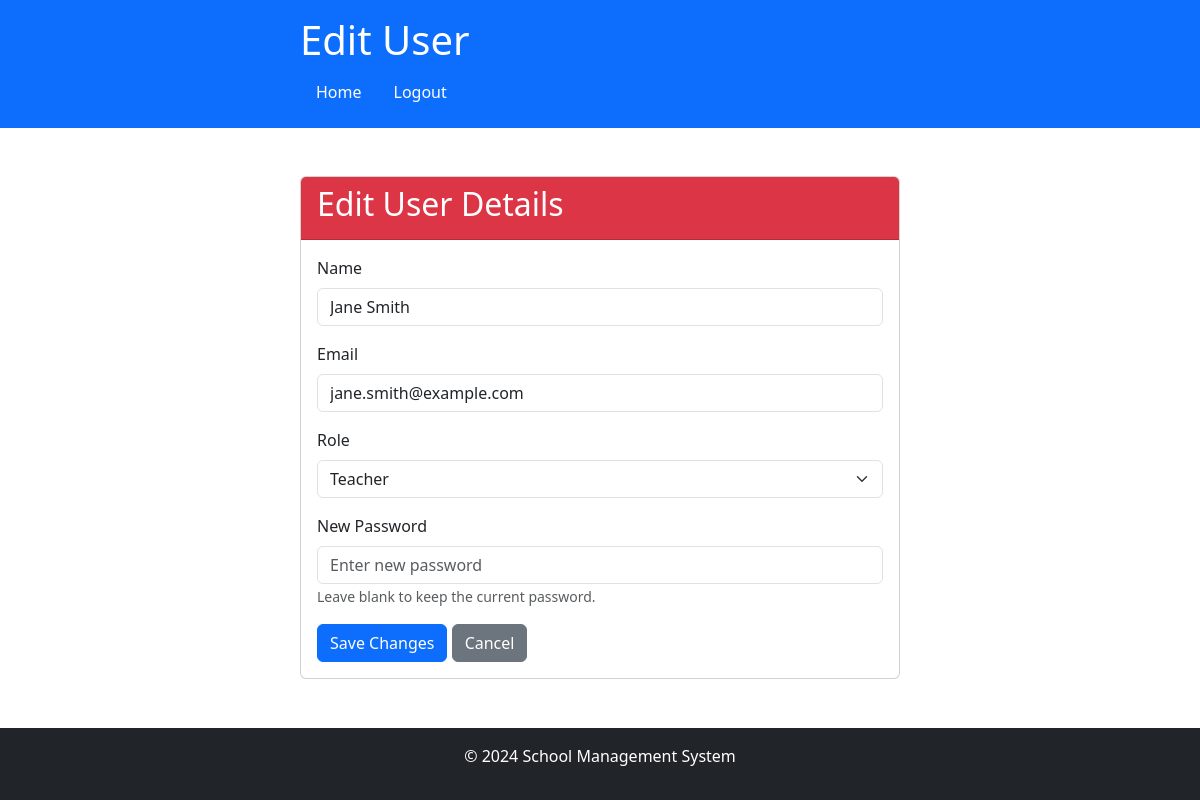
Page /admin/edit_user/user2 (signed in) on the committed database.
### app/models/models.py (models this page shows)
class User(UserMixin, db.Model):
    __tablename__ = 'User'
    id = db.Column('Id', db.String, primary_key=True, default=lambda: str(uuid4()))  # Generate UUIDs as strings
    name = db.Column('Name', db.String, nullable=False)
    password = db.Column('Password', db.String, nullable=False)
    role_id = db.Column('RoleId', db.String, db.ForeignKey('Role.Id', ondelete='SET NULL'))
    email = db.Column('Email', db.String, nullable=False)
    role = db.relationship('Role', back_populates='users')
    created_fee_records = relationship('FeeRecord', back_populates='created_by_user')

class Role(db.Model):
    __tablename__ = 'Role'
    id = db.Column('Id', db.String, primary_key=True)
    role_name = db.Column('RoleName', db.String, nullable=False)
    users = relationship('User', back_populates='role')

### app/routes/admin_routes.py (the view, shortened to what this page needs)
@admin.route('/edit_user/<string:user_id>', methods=['GET', 'POST'])
@login_required
def edit_user(user_id):
    user = User.query.filter_by(id=user_id).first_or_404()  # Use filter_by to query by string ID
    roles = Role.query.all()  # Assuming you have a Role model for user roles
    return render_template('admin/edit_user.html', user=user, roles=roles)

### app/__init__.py (called while the page is built)
@login_manager.user_loader
def load_user(user_id):
    from app.models.models import User  # Import here to avoid circular import
    return User.query.get(user_id)

### app/templates/admin/edit_user.html (shortened to what this page needs)
<!DOCTYPE html>
<html lang="en">
<head>
    <link href="https://cdn.jsdelivr.net/npm/bootstrap@5.3.0-alpha1/dist/css/bootstrap.min.css" rel="stylesheet">
</head>
<body>
    <header class="bg-primary text-white p-3">
        <div class="container-custom">
            <h1>Edit User</h1>
            <nav>
                <ul class="nav">
                    <li class="nav-item">
                        <a class="nav-link text-white" href="{{ url_for('main.dashboard') }}">Home</a>
                    </li>
                    <li class="nav-item">
                        <a class="nav-link text-white" href="{{ url_for('auth.logout') }}">Logout</a>
                    </li>
                </ul>
            </nav>
        </div>
    </header>
    <main class="container-custom my-5">
        <div class="card">
            <div class="card-header bg-danger text-white">
                <h2>Edit User Details</h2>
            </div>
            <div class="card-body">
                <form action="{{ url_for('admin.edit_user', user_id=user.id) }}" method="post">
                    <div class="mb-3">
                        <label for="name" class="form-label">Name</label>
                        <input type="text" class="form-control" id="name" name="name" value="{{ user.name }}" required>
                    </div>
                    <div class="mb-3">
                        <label for="email" class="form-label">Email</label>
                        <input type="email" class="form-control" id="email" name="email" value="{{ user.email }}" required>
                    </div>
                    <div class="mb-3">
                        <label for="role" class="form-label">Role</label>
                        <select class="form-select" id="role" name="role_id" required>
                            {% for role in roles %}
                                <option value="{{ role.id }}" {% if role.id == user.role_id %}selected{% endif %}>
                                    {{ role.role_name }}
                                </option>
                            {% endfor %}
                        </select>
                    </div>
                    <div class="mb-3">
                        <label for="password" class="form-label">New Password</label>
                        <input type="password" class="form-control" id="password" name="password" placeholder="Enter new password">
                        <small class="form-text text-muted">Leave blank to keep the current password.</small>
                    </div>
                    <button type="submit" class="btn btn-primary">Save Changes</button>
                    <a href="{{ url_for('admin.manage_users') }}" class="btn btn-secondary">Cancel</a>
                </form>
            </div>
        </div>
    </main>
    <footer class="bg-dark text-white py-3 fixed-bottom footer">
        <div class="container text-center">
            <p>&copy; 2024 School Management System</p>
        </div>
    </footer>
</body>
</html>

### app/templates/admin/edit_user.html (style rules this page uses)
.container-custom { max-width: 600px; margin: 0 auto; }

### rows in the picture
User: name "Jane Smith", email "jane.smith@example.com", role_id "Teacher"
